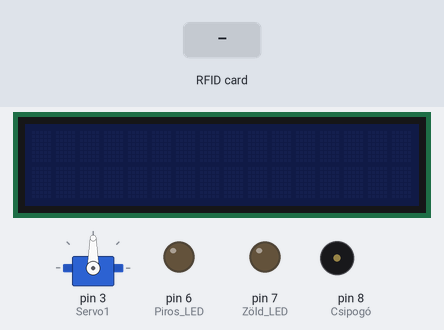
Simulated run of this sketch. Board: Arduino Uno, built with avr-gcc and run on an emulated ATmega328P. On the bench: 16×2 character LCD, servo, output pins drawn as LEDs (lit = HIGH), buzzer (waves = sounding). The inputs (shaded band) are chosen by the test bench. Pins used as bus, display or sensor lines are not drawn; what the sketch prints to the serial monitor is not drawn.

Above: at 1.3 s.
1.4 s: RFID card C4 93 71 DC held to the reader
At 2.7 s:
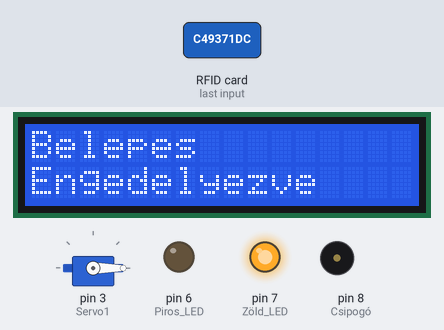
4.4 s: RFID card 5E 7A 19 C4 held to the reader
At 4.7 s:
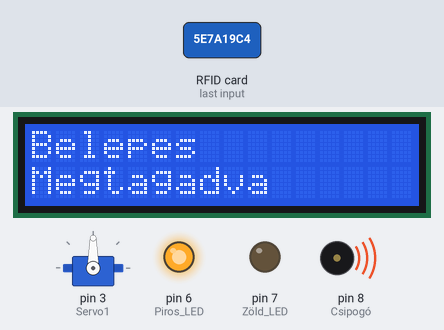
7.4 s: RFID card 3A C4 0C C5 held to the reader
At 10.1 s:
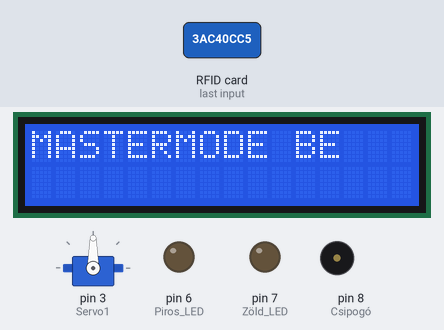
10.4 s: RFID card 5E 7A 19 C4 held to the reader
At 12.6 s:
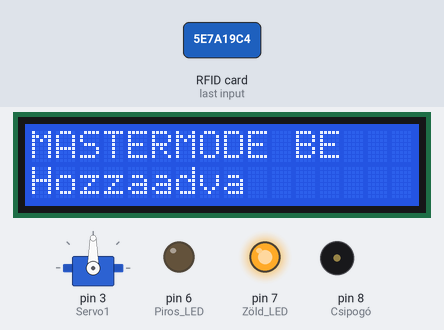
13.4 s: RFID card C4 93 71 DC held to the reader
At 14.3 s:
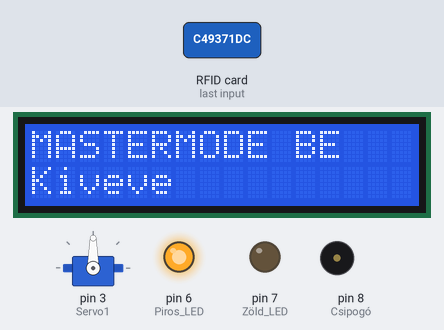
15.4 s: RFID card 3A C4 0C C5 held to the reader
At 16.3 s:
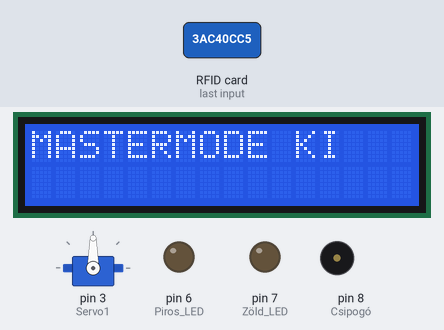
Timing chart, 0 to 18.4 s (numbered marks = the images above; inputs shaded):
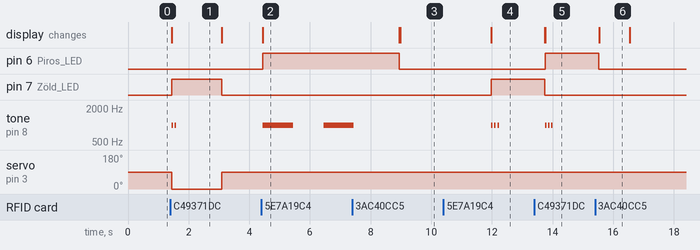

The sketch:

rfid.ino
```cpp
#include <Wire.h>
#include <LiquidCrystal_I2C.h>
#include <Servo.h>

Servo Servo1;

LiquidCrystal_I2C lcd(0x27, 2, 1, 0, 4, 5, 6, 7, 3, POSITIVE);

#include <SPI.h>
#include <MFRC522.h>

#define SS_PIN 10
#define RST_PIN 9

int x = 0;
boolean masterMode = false;
int count = 1;

MFRC522 mfrc522(SS_PIN, RST_PIN);

String kartyak[20] = {"C4 93 71 DC"};                 // Regisztrált tagek
String MasterCard = "3A C4 0C C5";                    // "FB D9 64 55"
String Id;

void setup()
{
  lcd.begin(16,2);
  lcd.noBacklight();

  Servo1.attach(3);

  Serial.begin(9600);
  SPI.begin();
  mfrc522.PCD_Init();
  Serial.println("Erintsd a kartyat az olvasohoz...");
  pinMode(7, OUTPUT); //Zöld LED
  pinMode(6, OUTPUT); // Piros LED
  pinMode(8, OUTPUT); // Csipogó
  pinMode(3, OUTPUT); // Servo motor

}
void loop()
{

  if ( ! mfrc522.PICC_IsNewCardPresent()) //Van-e új kártya
  {
    return;
  }

  if ( ! mfrc522.PICC_ReadCardSerial()) //Azonosító beolvasása
  {
    return;
  }

  Serial.print("Kartyaazonosito:");
  String content= "";
  byte letter;
  for (byte i = 0; i < mfrc522.uid.size; i++)
  {
     Serial.print(mfrc522.uid.uidByte[i] < 0x10 ? " 0" : " ");
     Serial.print(mfrc522.uid.uidByte[i], HEX);
     content.concat(String(mfrc522.uid.uidByte[i] < 0x10 ? " 0" : " "));
     content.concat(String(mfrc522.uid.uidByte[i], HEX));
  }
  Serial.println();
  content.toUpperCase();


Id = content.substring(1);


   if (isMaster())
  {


    if(masterMode){
      masterMode = false;
     Serial.println("Mastermode kikapcsolva");
     lcd.clear();
     lcd.setCursor(0, 0);
     lcd.print("MASTERMODE KI");
     delay(1000);
     lcd.clear();
     lcd.noBacklight();
     delay(3000);
      }

     else{
      masterMode = true;
      Serial.println("Mastermode bekapcsolva");
      lcd.backlight();
      lcd.setCursor(0, 0);
      lcd.print("MASTERMODE BE");
      delay(3000);

     }

  }


else{
  if(arrayIncludeElement(kartyak, Id) == true && masterMode == false){                  // Engedélyezett belépés
    lcd.backlight();
    lcd.setCursor(0, 0);
    lcd.print("Belepes");
    lcd.setCursor(0,1);
    lcd.print("Engedelyezve");
    Serial.println("Belepes engedelyezve");
    Servo1.write(0); // motor kinyit
    Serial.println();
    digitalWrite(7, HIGH);
    tone(8, 1000);
    delay(50);
    noTone(8);
    delay(50);
    tone(8, 1000);
    delay(50);
    noTone(8);
    delay(1500);
    lcd.clear();
    lcd.noBacklight();
    digitalWrite(7, LOW);
    Servo1.write(90); //motor becsuk
  }

   else                                                                 //Megtagadott belépés
 {  if(masterMode == false){
    lcd.setCursor(0, 0);
    lcd.backlight();
    lcd.print("Belepes");
    lcd.setCursor(0,1);
    lcd.print("Megtagadva");
    Serial.println("Belepes megtagadva");
    digitalWrite(6, HIGH);
    tone(8, 1000);
    delay(1000);
    noTone(8);
    delay(1000);
    tone(8, 1000);
    delay(1000);
    noTone(8);
    delay(1500);
    lcd.clear();
    lcd.noBacklight();
    digitalWrite(6, LOW);
 }
  }
}


Mastermode();
}


void Mastermode(){


if(masterMode){
  if(arrayIncludeElement(kartyak, Id) == false && isMaster() == false){
    Serial.println("Beleirja a kartyat a listaba");
    lcd.setCursor(0, 1);
    lcd.print("Hozzaadva");
    digitalWrite(7, HIGH);
    tone(8, 1000);
    delay(50);
    noTone(8);
    delay(50);
    tone(8, 1000);
    delay(50);
    noTone(8);
    delay(50);
    tone(8, 1000);
    delay(50);
    noTone(8);
    addCard();
    delay(1500);
    lcd.clear();
    digitalWrite(7, LOW);
    lcd.setCursor(0, 0);
    lcd.print("MASTERMODE BE");
  }
  else{
    if(arrayIncludeElement(kartyak, Id) == true && isMaster() == false){
    removeCard();
    Serial.println("A kartyat kivettem a listabol");
    lcd.setCursor(0, 1);
    lcd.print("Kiveve");
    digitalWrite(6, HIGH);
    tone(8, 1000);
    delay(50);
    noTone(8);
    delay(50);
    tone(8, 1000);
    delay(50);
    noTone(8);
    delay(50);
    tone(8, 1000);
    delay(50);
    noTone(8);
    delay(1500);
    lcd.setCursor(0,0);
    lcd.print("MASTERMODE BE");
    digitalWrite(6, LOW);
    }
  }

}

}


boolean arrayIncludeElement(String array[], String element) {
  for (int i = 0; i < (sizeof(array)+1); i++) {
    if (array[i] == element) {
      return true;
    }
  }
  return false;
  }


  boolean isMaster(){
    if (Id == MasterCard){
      return true;
    }

    else{
      return false;
    }
  }


  void addCard(){
    kartyak[count] = Id;
    count++;

    return;
  }

  void removeCard(){
        for (int j = 0; j < sizeof((kartyak)+1); j++){
            if (kartyak[j] == Id){
                kartyak[j] = "";

            }

        }
      return;
  }
```

Measured:
- after the input at 1.4 s, pin 7 (Zöld_LED): LOW → HIGH at once, → LOW 1.7 s later; tone on pin 8 (Csipogó): alternates 1000 Hz for 0.05 s and silent for 0.05 s, 4 changes in all, then stays silent, starting at once; servo on pin 3 (Servo1): 90° → 0° at once, → 90° 1.7 s later; the display: changes at once (image 1)
- after the input at 4.4 s, pin 6 (Piros_LED): LOW → HIGH after 0.05 s; tone on pin 8 (Csipogó): silent → 1000 Hz after 0.05 s, → silent 1.0 s later, → 1000 Hz 1.0 s later; the display: changes after 0.05 s (image 2)
- after the input at 7.4 s, the display: first differs from a run without the input after 1.6 s (image 3)
- after the input at 10.4 s, pin 7 (Zöld_LED): LOW → HIGH after 1.6 s; tone on pin 8 (Csipogó): alternates 1000 Hz for 0.05 s and silent for 0.05 s, 6 changes in all, then stays silent, starting after 1.6 s; the display: changes after 1.6 s (image 4)
- after the input at 13.4 s, pin 6 (Piros_LED): LOW → HIGH after 0.36 s; tone on pin 8 (Csipogó): alternates 1000 Hz for 0.05 s and silent for 0.05 s, 6 changes in all, then stays silent, starting after 0.36 s; the display: first differs from a run without the input after 0.36 s (image 5)
- after the input at 15.4 s, the display: changes after 0.14 s (image 6)
- what the display in image 1 shows lasts 1.7 s, from 1.4 s to 3.1 s
